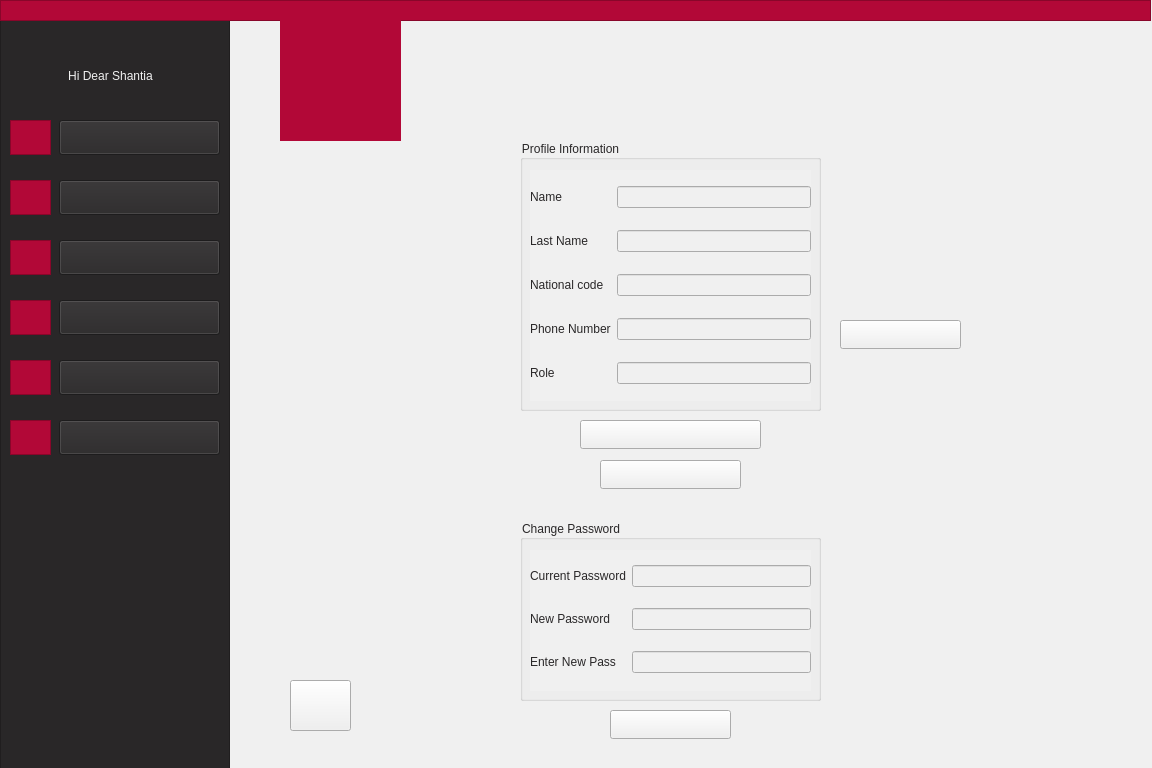
<?xml version="1.0" encoding="UTF-8"?>
<ui version="4.0">
 <class>AdminProfile</class>
 <widget class="QWidget" name="AdminProfile">
  <property name="geometry">
   <rect>
    <x>0</x>
    <y>0</y>
    <width>1152</width>
    <height>768</height>
   </rect>
  </property>
  <property name="minimumSize">
   <size>
    <width>1152</width>
    <height>768</height>
   </size>
  </property>
  <property name="windowTitle">
   <string>Form</string>
  </property>
  <property name="styleSheet">
   <string notr="true">background-color: rgb(240, 240, 240);</string>
  </property>
  <widget class="QFrame" name="frame_2">
   <property name="geometry">
    <rect>
     <x>0</x>
     <y>20</y>
     <width>230</width>
     <height>768</height>
    </rect>
   </property>
   <property name="styleSheet">
    <string notr="true">background-color: rgb(41, 39, 40);
border-color: rgb(41, 39, 40);</string>
   </property>
   <property name="frameShape">
    <enum>QFrame::StyledPanel</enum>
   </property>
   <property name="frameShadow">
    <enum>QFrame::Raised</enum>
   </property>
   <widget class="QPushButton" name="pushButton">
    <property name="geometry">
     <rect>
      <x>59</x>
      <y>100</y>
      <width>161</width>
      <height>35</height>
     </rect>
    </property>
    <property name="styleSheet">
     <string notr="true">font: 11pt &quot;Montserrat&quot;;
</string>
    </property>
    <property name="text">
     <string/>
    </property>
   </widget>
   <widget class="QPushButton" name="pushButton_2">
    <property name="geometry">
     <rect>
      <x>59</x>
      <y>160</y>
      <width>161</width>
      <height>35</height>
     </rect>
    </property>
    <property name="styleSheet">
     <string notr="true">font: 11pt &quot;Montserrat&quot;;
</string>
    </property>
    <property name="text">
     <string/>
    </property>
   </widget>
   <widget class="QPushButton" name="pushButton_3">
    <property name="geometry">
     <rect>
      <x>59</x>
      <y>220</y>
      <width>161</width>
      <height>35</height>
     </rect>
    </property>
    <property name="styleSheet">
     <string notr="true">font: 11pt &quot;Montserrat&quot;;
</string>
    </property>
    <property name="text">
     <string/>
    </property>
   </widget>
   <widget class="QPushButton" name="pushButton_4">
    <property name="geometry">
     <rect>
      <x>59</x>
      <y>280</y>
      <width>161</width>
      <height>35</height>
     </rect>
    </property>
    <property name="styleSheet">
     <string notr="true">font: 11pt &quot;Montserrat&quot;;
</string>
    </property>
    <property name="text">
     <string/>
    </property>
   </widget>
   <widget class="QFrame" name="frame_3">
    <property name="geometry">
     <rect>
      <x>10</x>
      <y>100</y>
      <width>41</width>
      <height>35</height>
     </rect>
    </property>
    <property name="styleSheet">
     <string notr="true">background-color: rgb(178, 8, 55);
border-color: rgb(178, 8, 55);</string>
    </property>
    <property name="frameShape">
     <enum>QFrame::StyledPanel</enum>
    </property>
    <property name="frameShadow">
     <enum>QFrame::Raised</enum>
    </property>
    <widget class="QLabel" name="label_6">
     <property name="geometry">
      <rect>
       <x>5</x>
       <y>1</y>
       <width>31</width>
       <height>31</height>
      </rect>
     </property>
     <property name="styleSheet">
      <string notr="true"/>
     </property>
     <property name="text">
      <string/>
     </property>
     <property name="pixmap">
      <pixmap resource="icon.qrc">:/icon/profile.png</pixmap>
     </property>
     <property name="scaledContents">
      <bool>true</bool>
     </property>
    </widget>
   </widget>
   <widget class="QFrame" name="frame_5">
    <property name="geometry">
     <rect>
      <x>10</x>
      <y>160</y>
      <width>41</width>
      <height>35</height>
     </rect>
    </property>
    <property name="cursor">
     <cursorShape>ArrowCursor</cursorShape>
    </property>
    <property name="styleSheet">
     <string notr="true">background-color: rgb(178, 8, 55);
border-color: rgb(178, 8, 55);</string>
    </property>
    <property name="frameShape">
     <enum>QFrame::StyledPanel</enum>
    </property>
    <property name="frameShadow">
     <enum>QFrame::Raised</enum>
    </property>
    <widget class="QLabel" name="label_10">
     <property name="geometry">
      <rect>
       <x>5</x>
       <y>2</y>
       <width>31</width>
       <height>31</height>
      </rect>
     </property>
     <property name="text">
      <string/>
     </property>
     <property name="pixmap">
      <pixmap resource="icon.qrc">:/icon/message.png</pixmap>
     </property>
     <property name="scaledContents">
      <bool>true</bool>
     </property>
    </widget>
   </widget>
   <widget class="QFrame" name="frame_6">
    <property name="geometry">
     <rect>
      <x>10</x>
      <y>220</y>
      <width>41</width>
      <height>35</height>
     </rect>
    </property>
    <property name="styleSheet">
     <string notr="true">background-color: rgb(178, 8, 55);
border-color: rgb(178, 8, 55);</string>
    </property>
    <property name="frameShape">
     <enum>QFrame::StyledPanel</enum>
    </property>
    <property name="frameShadow">
     <enum>QFrame::Raised</enum>
    </property>
    <widget class="QLabel" name="label_7">
     <property name="geometry">
      <rect>
       <x>5</x>
       <y>2</y>
       <width>31</width>
       <height>31</height>
      </rect>
     </property>
     <property name="text">
      <string/>
     </property>
     <property name="pixmap">
      <pixmap resource="icon.qrc">:/icon/add-user.png</pixmap>
     </property>
     <property name="scaledContents">
      <bool>true</bool>
     </property>
    </widget>
   </widget>
   <widget class="QFrame" name="frame_7">
    <property name="geometry">
     <rect>
      <x>10</x>
      <y>280</y>
      <width>41</width>
      <height>35</height>
     </rect>
    </property>
    <property name="styleSheet">
     <string notr="true">background-color: rgb(178, 8, 55);
border-color: rgb(178, 8, 55);</string>
    </property>
    <property name="frameShape">
     <enum>QFrame::StyledPanel</enum>
    </property>
    <property name="frameShadow">
     <enum>QFrame::Raised</enum>
    </property>
    <widget class="QLabel" name="label_11">
     <property name="geometry">
      <rect>
       <x>5</x>
       <y>2</y>
       <width>31</width>
       <height>31</height>
      </rect>
     </property>
     <property name="text">
      <string/>
     </property>
     <property name="pixmap">
      <pixmap resource="icon.qrc">:/icon/upload-mail.png</pixmap>
     </property>
     <property name="scaledContents">
      <bool>true</bool>
     </property>
    </widget>
   </widget>
   <widget class="QLabel" name="label_2">
    <property name="geometry">
     <rect>
      <x>20</x>
      <y>40</y>
      <width>181</width>
      <height>31</height>
     </rect>
    </property>
    <property name="styleSheet">
     <string notr="true">font: 11pt &quot;Montserrat&quot;;
color: rgb(240, 240, 240);</string>
    </property>
    <property name="text">
     <string>Hi Dear Shantia</string>
    </property>
    <property name="alignment">
     <set>Qt::AlignCenter</set>
    </property>
   </widget>
   <widget class="QLabel" name="label_3">
    <property name="geometry">
     <rect>
      <x>100</x>
      <y>100</y>
      <width>81</width>
      <height>30</height>
     </rect>
    </property>
    <property name="autoFillBackground">
     <bool>false</bool>
    </property>
    <property name="styleSheet">
     <string notr="true">font: 11pt &quot;Montserrat&quot;;
color: rgb(240, 240, 240);</string>
    </property>
    <property name="lineWidth">
     <number>0</number>
    </property>
    <property name="text">
     <string>Profile</string>
    </property>
    <property name="alignment">
     <set>Qt::AlignCenter</set>
    </property>
   </widget>
   <widget class="QLabel" name="label_4">
    <property name="geometry">
     <rect>
      <x>90</x>
      <y>160</y>
      <width>101</width>
      <height>30</height>
     </rect>
    </property>
    <property name="styleSheet">
     <string notr="true">font: 11pt &quot;Montserrat&quot;;
color: rgb(240, 240, 240);</string>
    </property>
    <property name="text">
     <string>Messges</string>
    </property>
    <property name="alignment">
     <set>Qt::AlignCenter</set>
    </property>
   </widget>
   <widget class="QLabel" name="label_5">
    <property name="geometry">
     <rect>
      <x>90</x>
      <y>220</y>
      <width>111</width>
      <height>30</height>
     </rect>
    </property>
    <property name="styleSheet">
     <string notr="true">font: 11pt &quot;Montserrat&quot;;
color: rgb(240, 240, 240);</string>
    </property>
    <property name="text">
     <string>Add People</string>
    </property>
    <property name="alignment">
     <set>Qt::AlignCenter</set>
    </property>
   </widget>
   <widget class="QLabel" name="label_8">
    <property name="geometry">
     <rect>
      <x>70</x>
      <y>280</y>
      <width>141</width>
      <height>30</height>
     </rect>
    </property>
    <property name="styleSheet">
     <string notr="true">font: 11pt &quot;Montserrat&quot;;
color: rgb(240, 240, 240);</string>
    </property>
    <property name="text">
     <string>Send Assertion</string>
    </property>
    <property name="alignment">
     <set>Qt::AlignCenter</set>
    </property>
   </widget>
   <widget class="QFrame" name="frame_8">
    <property name="geometry">
     <rect>
      <x>10</x>
      <y>340</y>
      <width>41</width>
      <height>35</height>
     </rect>
    </property>
    <property name="styleSheet">
     <string notr="true">background-color: rgb(178, 8, 55);
border-color: rgb(178, 8, 55);</string>
    </property>
    <property name="frameShape">
     <enum>QFrame::StyledPanel</enum>
    </property>
    <property name="frameShadow">
     <enum>QFrame::Raised</enum>
    </property>
    <widget class="QLabel" name="label_25">
     <property name="geometry">
      <rect>
       <x>5</x>
       <y>2</y>
       <width>31</width>
       <height>31</height>
      </rect>
     </property>
     <property name="text">
      <string/>
     </property>
     <property name="pixmap">
      <pixmap resource="classIcon.qrc">:/classIcon/icons8-class-50.png</pixmap>
     </property>
     <property name="scaledContents">
      <bool>true</bool>
     </property>
    </widget>
   </widget>
   <widget class="QPushButton" name="pushButton_7">
    <property name="geometry">
     <rect>
      <x>59</x>
      <y>340</y>
      <width>161</width>
      <height>35</height>
     </rect>
    </property>
    <property name="styleSheet">
     <string notr="true">font: 11pt &quot;Montserrat&quot;;
</string>
    </property>
    <property name="text">
     <string/>
    </property>
   </widget>
   <widget class="QLabel" name="label_26">
    <property name="geometry">
     <rect>
      <x>90</x>
      <y>350</y>
      <width>101</width>
      <height>20</height>
     </rect>
    </property>
    <property name="styleSheet">
     <string notr="true">font: 11pt &quot;Montserrat&quot;;
color: rgb(240, 240, 240);</string>
    </property>
    <property name="text">
     <string>Add CLass</string>
    </property>
   </widget>
   <widget class="QFrame" name="frame_9">
    <property name="geometry">
     <rect>
      <x>10</x>
      <y>400</y>
      <width>41</width>
      <height>35</height>
     </rect>
    </property>
    <property name="styleSheet">
     <string notr="true">background-color: rgb(178, 8, 55);
border-color: rgb(178, 8, 55);</string>
    </property>
    <property name="frameShape">
     <enum>QFrame::StyledPanel</enum>
    </property>
    <property name="frameShadow">
     <enum>QFrame::Raised</enum>
    </property>
    <widget class="QLabel" name="label_27">
     <property name="geometry">
      <rect>
       <x>5</x>
       <y>2</y>
       <width>31</width>
       <height>31</height>
      </rect>
     </property>
     <property name="text">
      <string/>
     </property>
     <property name="pixmap">
      <pixmap resource="icon.qrc">:/icon/information.png</pixmap>
     </property>
     <property name="scaledContents">
      <bool>true</bool>
     </property>
    </widget>
   </widget>
   <widget class="QLabel" name="label_28">
    <property name="geometry">
     <rect>
      <x>60</x>
      <y>400</y>
      <width>161</width>
      <height>30</height>
     </rect>
    </property>
    <property name="styleSheet">
     <string notr="true">font: 11pt &quot;Montserrat&quot;;
color: rgb(240, 240, 240);</string>
    </property>
    <property name="text">
     <string>Class Information</string>
    </property>
    <property name="alignment">
     <set>Qt::AlignCenter</set>
    </property>
   </widget>
   <widget class="QPushButton" name="pushButton_6">
    <property name="geometry">
     <rect>
      <x>59</x>
      <y>400</y>
      <width>161</width>
      <height>35</height>
     </rect>
    </property>
    <property name="styleSheet">
     <string notr="true">font: 11pt &quot;Montserrat&quot;;
</string>
    </property>
    <property name="text">
     <string/>
    </property>
   </widget>
   <zorder>frame_5</zorder>
   <zorder>frame_6</zorder>
   <zorder>frame_7</zorder>
   <zorder>label_2</zorder>
   <zorder>label_3</zorder>
   <zorder>label_4</zorder>
   <zorder>label_5</zorder>
   <zorder>label_8</zorder>
   <zorder>frame_3</zorder>
   <zorder>pushButton</zorder>
   <zorder>pushButton_2</zorder>
   <zorder>pushButton_3</zorder>
   <zorder>pushButton_4</zorder>
   <zorder>frame_8</zorder>
   <zorder>label_26</zorder>
   <zorder>pushButton_7</zorder>
   <zorder>frame_9</zorder>
   <zorder>label_28</zorder>
   <zorder>pushButton_6</zorder>
  </widget>
  <widget class="QLabel" name="label_9">
   <property name="geometry">
    <rect>
     <x>285</x>
     <y>20</y>
     <width>111</width>
     <height>111</height>
    </rect>
   </property>
   <property name="styleSheet">
    <string notr="true">background-color: rgb(178, 8, 55);</string>
   </property>
   <property name="text">
    <string/>
   </property>
   <property name="pixmap">
    <pixmap resource="pictures.qrc">:/logo/filename.jpg</pixmap>
   </property>
   <property name="scaledContents">
    <bool>true</bool>
   </property>
  </widget>
  <widget class="QFrame" name="frame">
   <property name="geometry">
    <rect>
     <x>0</x>
     <y>0</y>
     <width>1151</width>
     <height>21</height>
    </rect>
   </property>
   <property name="styleSheet">
    <string notr="true">background-color: rgb(178, 8, 55);
border-color: rgb(178, 8, 55);</string>
   </property>
   <property name="frameShape">
    <enum>QFrame::StyledPanel</enum>
   </property>
   <property name="frameShadow">
    <enum>QFrame::Raised</enum>
   </property>
  </widget>
  <widget class="QLabel" name="label">
   <property name="geometry">
    <rect>
     <x>280</x>
     <y>20</y>
     <width>121</width>
     <height>121</height>
    </rect>
   </property>
   <property name="styleSheet">
    <string notr="true">background-color: rgb(178, 8, 55);
border-color: rgb(178, 8, 55);
</string>
   </property>
   <property name="text">
    <string/>
   </property>
   <property name="pixmap">
    <pixmap>:/AjaxLogo/filename.jpg</pixmap>
   </property>
   <property name="scaledContents">
    <bool>true</bool>
   </property>
   <property name="alignment">
    <set>Qt::AlignCenter</set>
   </property>
  </widget>
  <widget class="QGroupBox" name="INFO">
   <property name="geometry">
    <rect>
     <x>520</x>
     <y>140</y>
     <width>301</width>
     <height>271</height>
    </rect>
   </property>
   <property name="styleSheet">
    <string notr="true">color: rgb(41, 39, 40);
font: 9pt &quot;Montserrat&quot;;</string>
   </property>
   <property name="title">
    <string>Profile Information</string>
   </property>
   <widget class="QWidget" name="gridLayoutWidget">
    <property name="geometry">
     <rect>
      <x>10</x>
      <y>30</y>
      <width>281</width>
      <height>231</height>
     </rect>
    </property>
    <layout class="QGridLayout" name="gridLayout">
     <item row="3" column="0">
      <widget class="QLabel" name="label_12">
       <property name="styleSheet">
        <string notr="true">color: rgb(41, 39, 40);
font: 9pt &quot;Montserrat&quot;;</string>
       </property>
       <property name="text">
        <string>Phone Number</string>
       </property>
      </widget>
     </item>
     <item row="2" column="0">
      <widget class="QLabel" name="label_15">
       <property name="styleSheet">
        <string notr="true">color: rgb(41, 39, 40);
font: 9pt &quot;Montserrat&quot;;</string>
       </property>
       <property name="text">
        <string>National code</string>
       </property>
      </widget>
     </item>
     <item row="1" column="0">
      <widget class="QLabel" name="label_16">
       <property name="styleSheet">
        <string notr="true">color: rgb(41, 39, 40);
font: 9pt &quot;Montserrat&quot;;</string>
       </property>
       <property name="text">
        <string>Last Name</string>
       </property>
      </widget>
     </item>
     <item row="1" column="1">
      <widget class="QLineEdit" name="lastNameLine"/>
     </item>
     <item row="0" column="0">
      <widget class="QLabel" name="label_17">
       <property name="styleSheet">
        <string notr="true">color: rgb(41, 39, 40);
font: 9pt &quot;Montserrat&quot;;</string>
       </property>
       <property name="text">
        <string>Name</string>
       </property>
      </widget>
     </item>
     <item row="4" column="0">
      <widget class="QLabel" name="label_13">
       <property name="styleSheet">
        <string notr="true">color: rgb(41, 39, 40);
font: 9pt &quot;Montserrat&quot;;</string>
       </property>
       <property name="text">
        <string>Role</string>
       </property>
      </widget>
     </item>
     <item row="2" column="1">
      <widget class="QLineEdit" name="NcodeLine"/>
     </item>
     <item row="0" column="1">
      <widget class="QLineEdit" name="nameLine"/>
     </item>
     <item row="3" column="1">
      <widget class="QLineEdit" name="numberLine"/>
     </item>
     <item row="4" column="1">
      <widget class="QLineEdit" name="RoleLine"/>
     </item>
    </layout>
   </widget>
  </widget>
  <widget class="QLabel" name="label_18">
   <property name="geometry">
    <rect>
     <x>580</x>
     <y>424</y>
     <width>181</width>
     <height>20</height>
    </rect>
   </property>
   <property name="styleSheet">
    <string notr="true">color: rgb(178, 8, 55);
font: 9pt &quot;Montserrat&quot;;</string>
   </property>
   <property name="text">
    <string>Change Phone Number</string>
   </property>
  </widget>
  <widget class="QLabel" name="label_19">
   <property name="geometry">
    <rect>
     <x>600</x>
     <y>464</y>
     <width>141</width>
     <height>20</height>
    </rect>
   </property>
   <property name="styleSheet">
    <string notr="true">color: rgb(178, 8, 55);
font: 9pt &quot;Montserrat&quot;;
</string>
   </property>
   <property name="text">
    <string>Change Password</string>
   </property>
  </widget>
  <widget class="QPushButton" name="changeNumber">
   <property name="geometry">
    <rect>
     <x>580</x>
     <y>420</y>
     <width>181</width>
     <height>29</height>
    </rect>
   </property>
   <property name="styleSheet">
    <string notr="true"/>
   </property>
   <property name="text">
    <string/>
   </property>
  </widget>
  <widget class="QPushButton" name="changePassBtn">
   <property name="geometry">
    <rect>
     <x>600</x>
     <y>460</y>
     <width>141</width>
     <height>29</height>
    </rect>
   </property>
   <property name="styleSheet">
    <string notr="true"/>
   </property>
   <property name="text">
    <string/>
   </property>
  </widget>
  <widget class="QLabel" name="label_20">
   <property name="geometry">
    <rect>
     <x>840</x>
     <y>320</y>
     <width>111</width>
     <height>20</height>
    </rect>
   </property>
   <property name="styleSheet">
    <string notr="true">color: rgb(41, 39, 40);
font: 9pt &quot;Montserrat&quot;;</string>
   </property>
   <property name="text">
    <string>Apply changes</string>
   </property>
  </widget>
  <widget class="QPushButton" name="applyChangeNumber">
   <property name="geometry">
    <rect>
     <x>840</x>
     <y>320</y>
     <width>121</width>
     <height>29</height>
    </rect>
   </property>
   <property name="text">
    <string/>
   </property>
  </widget>
  <widget class="QGroupBox" name="changePass">
   <property name="geometry">
    <rect>
     <x>520</x>
     <y>520</y>
     <width>301</width>
     <height>181</height>
    </rect>
   </property>
   <property name="styleSheet">
    <string notr="true">color: rgb(41, 39, 40);
font: 9pt &quot;Montserrat&quot;;</string>
   </property>
   <property name="title">
    <string>Change Password</string>
   </property>
   <widget class="QWidget" name="gridLayoutWidget_2">
    <property name="geometry">
     <rect>
      <x>10</x>
      <y>30</y>
      <width>281</width>
      <height>141</height>
     </rect>
    </property>
    <layout class="QGridLayout" name="gridLayout_2">
     <item row="1" column="1">
      <widget class="QLineEdit" name="lineEdit_2"/>
     </item>
     <item row="2" column="0">
      <widget class="QLabel" name="label_22">
       <property name="styleSheet">
        <string notr="true">color: rgb(41, 39, 40);
font: 9pt &quot;Montserrat&quot;;</string>
       </property>
       <property name="text">
        <string>Enter New Pass</string>
       </property>
      </widget>
     </item>
     <item row="0" column="1">
      <widget class="QLineEdit" name="lineEdit"/>
     </item>
     <item row="0" column="0">
      <widget class="QLabel" name="label_23">
       <property name="styleSheet">
        <string notr="true">color: rgb(41, 39, 40);
font: 9pt &quot;Montserrat&quot;;</string>
       </property>
       <property name="text">
        <string>Current Password</string>
       </property>
      </widget>
     </item>
     <item row="1" column="0">
      <widget class="QLabel" name="label_21">
       <property name="styleSheet">
        <string notr="true">color: rgb(41, 39, 40);
font: 9pt &quot;Montserrat&quot;;</string>
       </property>
       <property name="text">
        <string>New Password</string>
       </property>
      </widget>
     </item>
     <item row="2" column="1">
      <widget class="QLineEdit" name="lineEdit_3"/>
     </item>
    </layout>
   </widget>
  </widget>
  <widget class="QPushButton" name="applyChangePass">
   <property name="geometry">
    <rect>
     <x>610</x>
     <y>710</y>
     <width>121</width>
     <height>29</height>
    </rect>
   </property>
   <property name="text">
    <string/>
   </property>
  </widget>
  <widget class="QLabel" name="label_24">
   <property name="geometry">
    <rect>
     <x>616</x>
     <y>713</y>
     <width>111</width>
     <height>20</height>
    </rect>
   </property>
   <property name="styleSheet">
    <string notr="true">color: rgb(41, 39, 40);
font: 9pt &quot;Montserrat&quot;;</string>
   </property>
   <property name="text">
    <string>Apply changes</string>
   </property>
  </widget>
  <widget class="QLabel" name="label_14">
   <property name="geometry">
    <rect>
     <x>300</x>
     <y>680</y>
     <width>41</width>
     <height>46</height>
    </rect>
   </property>
   <property name="text">
    <string/>
   </property>
   <property name="pixmap">
    <pixmap resource="arrowIcon.qrc">:/new/prefix1/icons8-left-arrow-50.png</pixmap>
   </property>
   <property name="scaledContents">
    <bool>true</bool>
   </property>
  </widget>
  <widget class="QPushButton" name="backToMenu">
   <property name="geometry">
    <rect>
     <x>290</x>
     <y>680</y>
     <width>61</width>
     <height>51</height>
    </rect>
   </property>
   <property name="text">
    <string/>
   </property>
  </widget>
  <zorder>frame_2</zorder>
  <zorder>frame</zorder>
  <zorder>label</zorder>
  <zorder>label_9</zorder>
  <zorder>INFO</zorder>
  <zorder>label_18</zorder>
  <zorder>label_19</zorder>
  <zorder>changePassBtn</zorder>
  <zorder>changeNumber</zorder>
  <zorder>label_20</zorder>
  <zorder>applyChangeNumber</zorder>
  <zorder>changePass</zorder>
  <zorder>label_24</zorder>
  <zorder>applyChangePass</zorder>
  <zorder>label_14</zorder>
  <zorder>backToMenu</zorder>
 </widget>
 <resources>
  <include location="classIcon.qrc"/>
  <include location="icon.qrc"/>
  <include location="arrowIcon.qrc"/>
  <include location="pictures.qrc"/>
 </resources>
 <connections/>
</ui>
